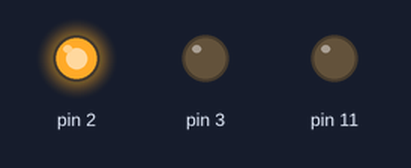
This sketch was run on a simulated Arduino Uno, built with avr-gcc and run on an emulated ATmega328P. Shown: output pins drawn as LEDs (lit = HIGH).

Above: at 0.15 s.
At 1.35 s:
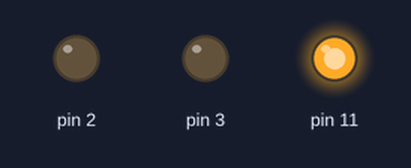
At 3.15 s:
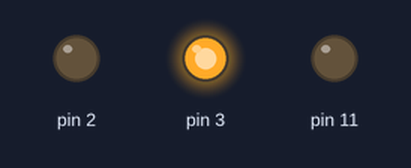
At 5.25 s:
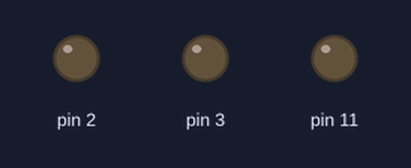
Timing chart, 0 to 5.5 s (numbered marks = the images above):
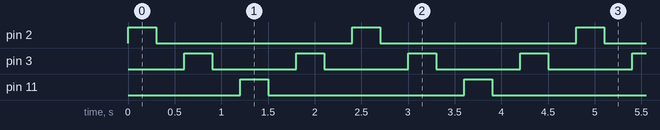

Measured:
- by itself, pin 2, pin 11: alternates HIGH for 0.30 s and LOW for 2.1 s
- by itself, pin 3: alternates HIGH for 0.30 s and LOW for 0.90 s
- by itself, everything shown: repeats every 2.4 s, in 8 steps

The sketch:

3_6_1.ino
```cpp
// C++ code
//
void setup()
{
  pinMode(2, OUTPUT);
  pinMode(3, OUTPUT);
  pinMode(11, OUTPUT);
}

void loop()
{
  digitalWrite(2,1);
  delay(300);
  digitalWrite(2,0);
  delay(300);

  digitalWrite(3,1);
  delay(300);
  digitalWrite(3,0);
  delay(300);

  digitalWrite(11,1);
  delay(300);
  digitalWrite(11,0);
  delay(300);

  digitalWrite(3,1);
  delay(300);
  digitalWrite(3,0);
  delay(300);
  //빨강 노랑 초록 노랑 순서대로 반복해서 LED가 켜지게 된다.
}
```
